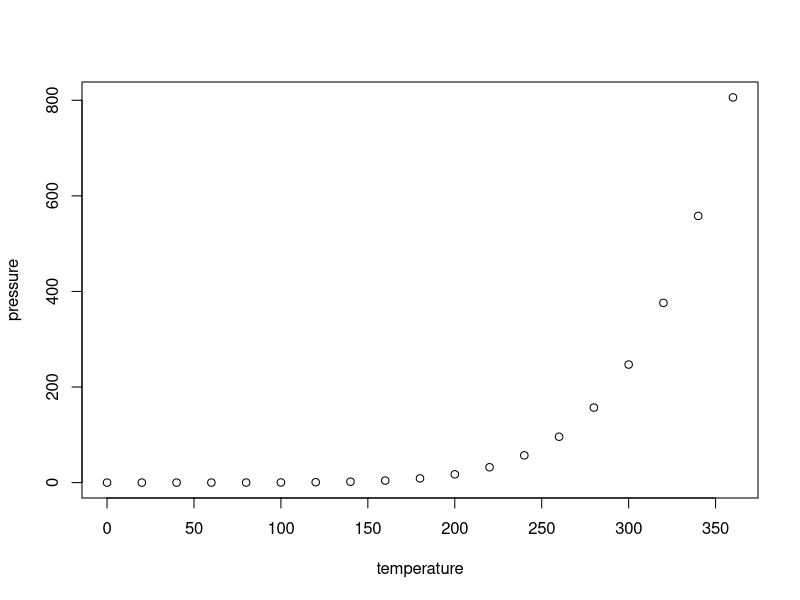
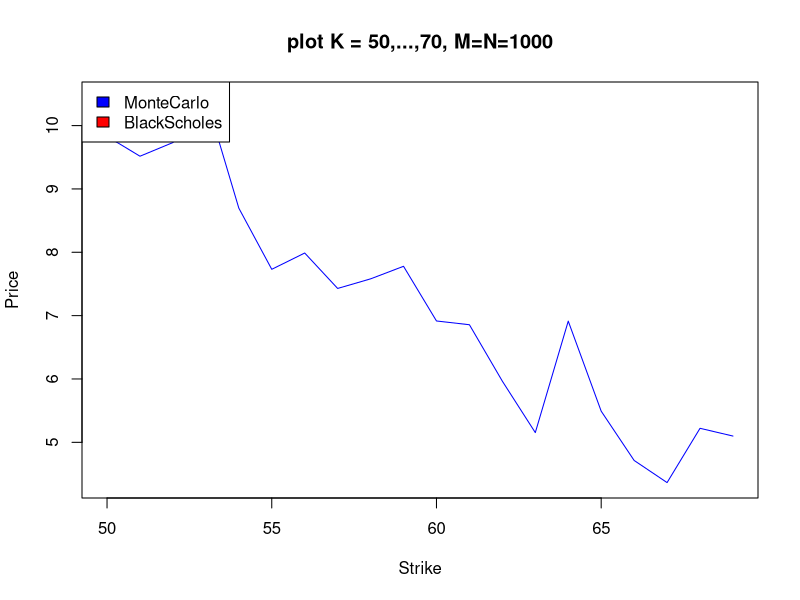

Recreate these plots in R, in order. (Note: a time limit stopped this script after it produced the figures.)
## ---- chunk 1
knitr::opts_chunk$set(echo = TRUE)
## ---- chunk 2
summary(cars)
## ---- chunk 3
plot(pressure)
## ---- chunk 4
init_price <- 50
K <- 50
r<- 0.0175
sigma <- 0.2
T <- 5
M <- 1000
N <- 1000
## ---- chunk 5
BS_V0 <- function(S_0, K, r, sigma, T){
  d1 <- (log(S_0/K) + (r + sigma^2/2)*T)/(sigma * sqrt(T)) 
  d2 <- (log(S_0/K) + (r - sigma^2/2)*T)/(sigma * sqrt(T)) 
  res <- pnorm(d2) * exp(-r * T)
  return(res)
}

MC_V0 <- function(S_0, K, r, sigma, T, N, M){
  payoff <- rep(0,M)
  for (i in 1:M){
    s <- S_0
    for (n in 1:N){
      s <- s + r*s*(T/N) + sigma * s * sample(c(-1,1), 1) * sqrt(T/N)
    }
    if (s>=K){
      payoff[[i]] <- s-K
    } else {
      payoff[[i]] <- 0
    }
  }
  res <- (1 + r * (T/N))^-N * mean(payoff)
}
## ---- chunk 6
MC <- c(0:19)
BS <- c(0:19)

for (i in 0:20){
  MC[i] <- MC_V0(init_price, K+i, r, sigma, T, M, N)
  BS[i] <- BS_V0(init_price, K+i, r, sigma, T)
}

plot(50:69, MC, main = "plot K = 50,...,70, M=N=1000", ylab = "Price", xlab="Strike", type = "l", col = "blue")
lines(50:69, BS, col = "red")
legend("topleft",
       c("MonteCarlo","BlackScholes"),
       fill=c("blue","red"))
## ---- chunk 7
priceMC <- rep(0,20)
priceBS <- rep(0,20)

for (i in 0:19){
  priceMC[[i+1]] <- MC_V0(init_price, K-19+i, r, sigma, T, M, N)
  priceBS[[i+1]] <- BS_V0(init_price, K-19+i, r, sigma, T)
}
plot(K-rev(c(0:19)), priceMC, main = "Price against Strike", ylab = "Price" , xlab = "Strike", type = "l", col = "blue")
lines(K-rev(c(0:19)), priceBS, col="red")
legend("topleft", c("Monte Carlo", "Black Scholes"), fill=c("blue", "red"))
## ---- chunk 8
sigmas = c(0.01, 0.1, 0.2, 0.5, 1, 1.5, 2, 3)
priceMC = rep(0, length(sigmas))
priceBS = rep(0, length(sigmas))
for (i in 1:length(sigmas)){
  priceMC[[i]] <- MC_V0(init_price, K, r, sigmas[i], T, M, N)
  priceBS[[i]] <- BS_V0(init_price, K, r, sigmas[i], T)
}
plot(sigmas, priceMC, main = "Price against Sigma", ylab="Price",xlab="Volatility", type="l", col="blue")
lines(sigmas, priceBS, col="red")
legend("topleft", c("Monte Carlo", "Black Scholes"), fill = c("blue","red"))
